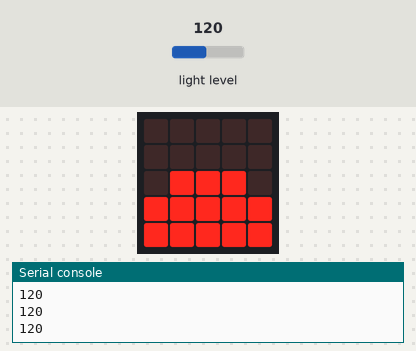
Recording of a program running on a simulated BBC micro:bit (MakeCode). Parts: the board's 5×5 LED display, the last lines printed to the serial console. The test bench sets the inputs (shaded band); at power-on: light level 120.

Above: at 1.2 s.
1.3 s: light level set to 104
At 2.1 s:
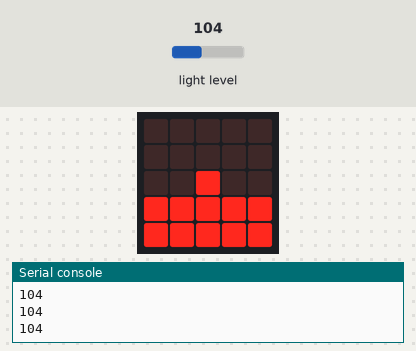
2.8 s: light level set to 97
At 3.5 s:
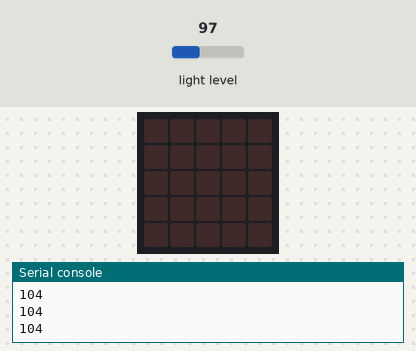
5.8 s: light level set to 128
At 7.6 s:
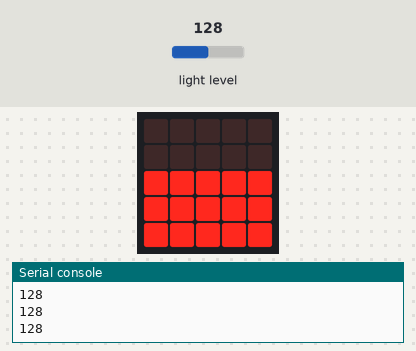
7.9 s: light level set to 191
At 9.1 s:
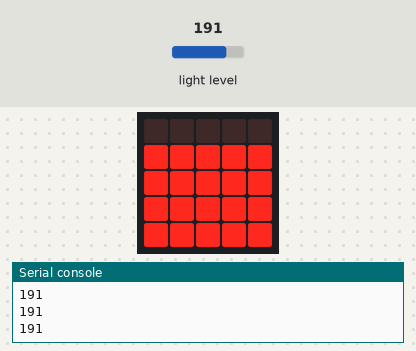
9.4 s: light level set to 5
At 9.6 s:
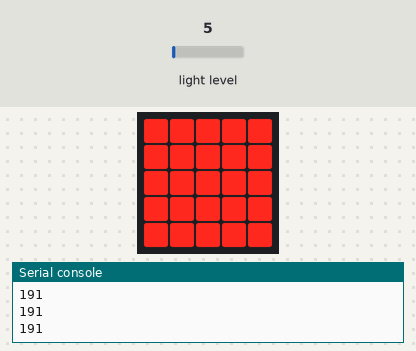
12.4 s: light level set to 250
Timing chart, 0 to 15.0 s (numbered marks = the images above; inputs shaded):
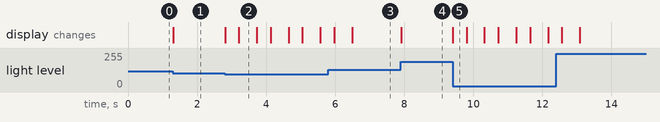

The program:

main.ts
```typescript
basic.forever(function () {
    if (input.lightLevel() < 100) {
        basic.showLeds(`
            # # # # #
            # # # # #
            # # # # #
            # # # # #
            # # # # #
            `)
        basic.clearScreen()
        basic.pause(500)
    } else {
        led.plotBarGraph(
        input.lightLevel(),
        255
        )
    }
})
```

test.ts
```typescript
// aquí va el archivo "tests"; esto no se compilará cuando este paquete se utilice como una extensión.
```

Measured:
- the behaviour switches between 100 and 99 on light level (found by bisection; images 1 and 2)
- after the input at 1.3 s, the display: changes at once (image 1)
- after the input at 2.8 s, the display: first changes at once (image 2 shows a later state)
- after the input at 5.8 s, the display: first differs from a run without the input after 0.69 s (image 3)
- after the input at 7.9 s, the display: changes at once (image 4)
- after the input at 9.4 s, the display: changes at once (image 5)
- what the display in image 2 shows lasts 0.5 s, from 3.2 s to 3.7 s
